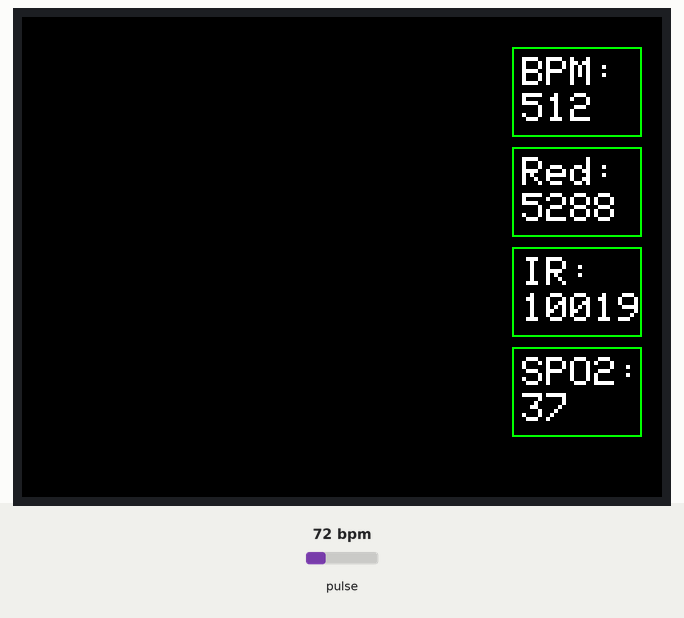
The sketch below on a simulated Arduino Uno, built with avr-gcc and run on an emulated ATmega328P. Parts: 320×240 colour display. Inputs (shaded band) come from the test bench; at power-on: pulse 72 bpm. What the sketch prints to the serial monitor is not drawn.

Above: at 1.4 s.
1.5 s: pulse set to 158 bpm
At 1.75 s:
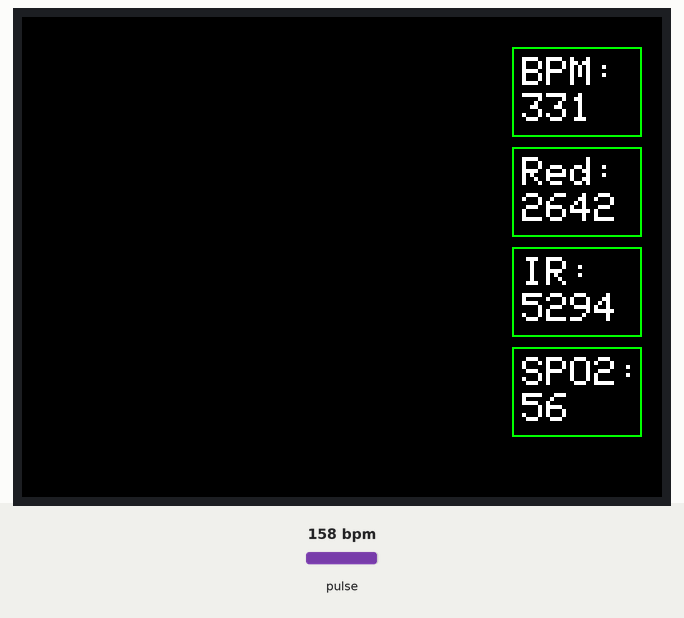
3.0 s: pulse set to 42 bpm
At 3.31 s:
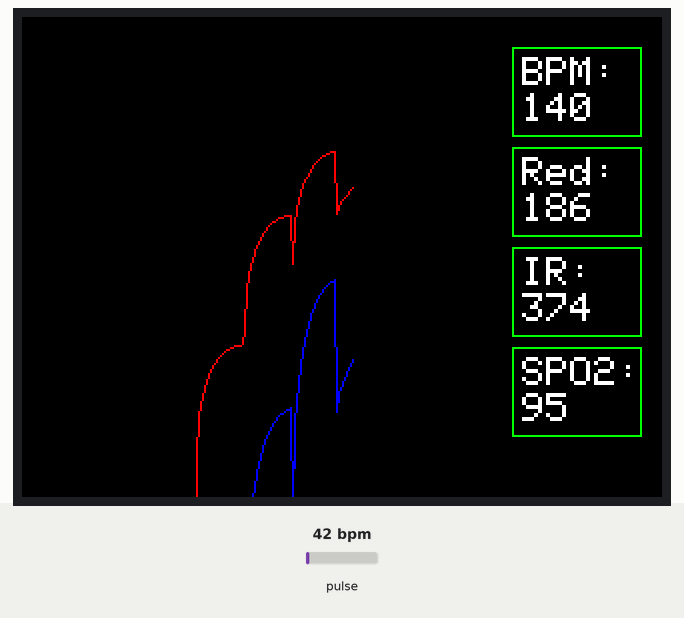
4.6 s: pulse set to 100 bpm
At 4.84 s:
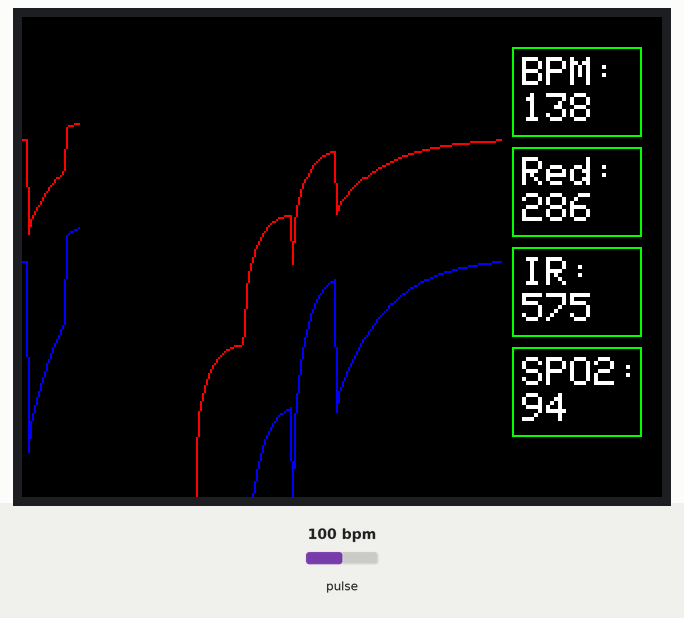
6.1 s: pulse set to 70 bpm
At 6.38 s:
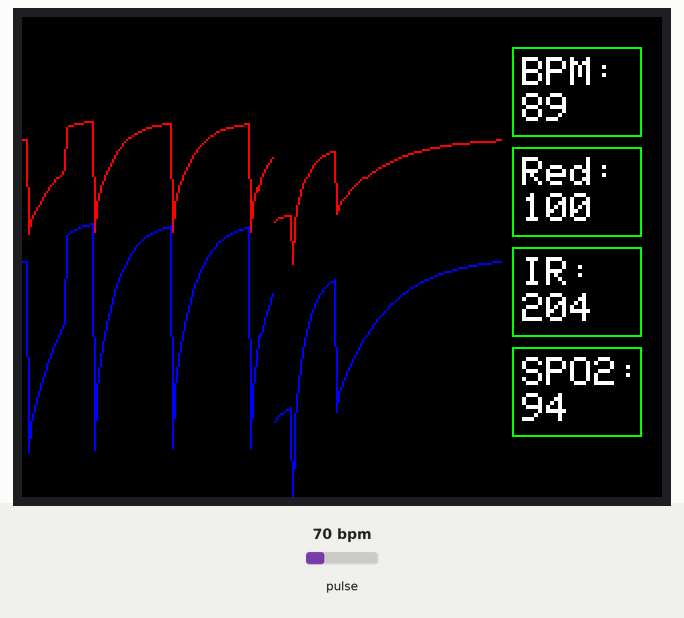
Timing chart, 0 to 8.7 s (numbered marks = the images above; inputs shaded):
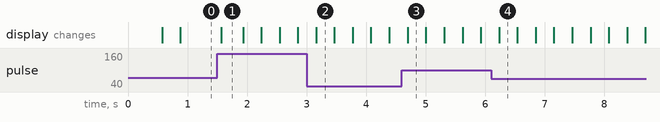

The sketch:

MAX30105_2.4TFT_BPM.ino
```cpp
/*
  Optical Heart Rate Detection using the MAX30105 Breakout
  Based on: Nathan Seidle @ SparkFun Electronics
  BY Bob Davis on 3/29/2021
  This is a demo to show the reading of heart rate or beats per minute (BPM)
  on a 2.4" LCD Screen

  Hardware Connections (MAX30102 to Arduino):
  5V = 5V
  GND = GND
  SDA = A4 (or SDA)
  SCL = A5 (or SCL)
  INT = Not connected

 Use these 8 data lines to connect to the LCD:
 For the Arduino Uno, Duemilanove, Diecimila, etc.:
   D0 connects to digital pin 8  (Notice these are
   D1 connects to digital pin 9   NOT in order!)
   D2 connects to digital pin 2
   D3 connects to digital pin 3
   D4 connects to digital pin 4
   D5 connects to digital pin 5
   D6 connects to digital pin 6
   D7 connects to digital pin 7

 The control pins for the LCD can be assigned to any digital or
 analog pins...but we'll use the analog pins.
*/
#include <Wire.h>
#include "MAX30105.h"
#include <SPI.h>

#include <Adafruit_GFX.h>    // Core graphics library
#include <Adafruit_TFTLCD.h> // Hardware-specific library
// TFT LCD pin definition for the Uno
#define LCD_RESET A7 // FAKE-Connect LCD Reset to Arduino's reset
#define LCD_CS A3 // Chip Select goes to Analog 3
#define LCD_CD A2 // Command/Data goes to Analog 2
#define LCD_WR A1 // LCD Write goes to Analog 1
#define LCD_RD A0 // LCD Read goes to Analog 0

// Assign human-readable names to some common 16-bit color values:
#define BLACK   0x0000
#define BLUE    0x001F
#define RED     0xF800
#define GREEN   0x07E0
#define CYAN    0x07FF
#define MAGENTA 0xF81F
#define YELLOW  0xFFE0
#define WHITE   0xFFFF
Adafruit_TFTLCD tft(LCD_CS, LCD_CD, LCD_WR, LCD_RD, LCD_RESET);

MAX30105 particleSensor;
// Variables for pulse rate
int StartSample;
int EndSample;
int rate[5]; // Array of samples in Milliseconds (MS)
int rateTotal;
int MS;  // Milliseconds between pulses
int BPM;     // Beats Per Minute
// Peak and valley detection
long peak=80000;       // initial Peak
long valley=80000;     // Minimum valley
long irpeak=80000;     // initial Peak
long irvalley=80000;   // Minimum valley
long redValue;   // Raw Red
long irValue;    // Raw IR
// variables for SPO2
float RedACValue;     // RED AC Component
float IRACValue;      // IR AC Component
float RedACDC;
float IRACDC;
int SPO2R;
int spo2av[5];
int SPO2A;
long SumRed;
long SumIR;
int SampleNo;
// Memory values
long Mvalley=80000;    // Memory valley
long Mirvalley=80000;  // Memory IR valley
long MredValue=80000;  // Memory red value
long MredValue2=80000; // 2 deep memory
long MirValue=80000;   // Memory IR value
boolean Pulse = false; // "True" when heartbeat detected
// Screen variables
boolean SBeat = false; // Beat detected update screen
long Sred;    // Average red
long MSred;   // Memory Average red
long Sir;     // Average ir
long MSir;    // Memory Average ir
int xpos=0;   // Trace X axis

void setup()
{
  Serial.begin(9600);
  Serial.println("Initializing...");
  // initialize the display, clear screen
  uint16_t identifier = 0x9341;
  // Options: 0x8357 0x7575 0x7575 0x9328 0x9325
//  tft.reset();
  tft.begin(identifier);
  tft.fillScreen(BLACK);
  tft.setRotation(1);

  // Initialize sensor
  if (!particleSensor.begin(Wire, I2C_SPEED_FAST)) //Use default I2C port, 400kHz speed
  {
    Serial.println("MAX30105 was not found. Please check wiring/power. ");
    while (1);
  }
  //Setup to sense a nice looking saw tooth on the plotter
  byte ledBrightness = 0x1F; //Options: 0=Off to FF=50mA
  byte sampleAverage = 8; //Options: 1, 2, 4, 8, 16, 32
  byte ledMode = 3; //Options: 1 = Red only, 2 = Red + IR, 3 = Red + IR + Green
  int sampleRate = 400; //Options: 50, 100, 200, 400, 800, 1000, 1600, 3200
  int pulseWidth = 411; //Options: 69, 118, 215, 411
  int adcRange = 4096; //Options: 2048, 4096, 8192, 16384
  particleSensor.setup(ledBrightness, sampleAverage, ledMode, sampleRate, pulseWidth, adcRange); //Configure
  // Set up serial plotter
  Serial.print("IR");
  Serial.print('\t');
  Serial.println("RED");
}

void loop() {
  irValue = particleSensor.getIR();
  redValue = particleSensor.getRed();
  // Find peak, valley and detect change in direction
  if (redValue > peak) peak=redValue;     // Find peak
  if (irValue > irpeak) irpeak=irValue;     // Find peak
  if (redValue < valley) valley=redValue; // Find valley
  if (irValue < irvalley) irvalley=irValue; // Find ir valley
  SumRed=SumRed+redValue-valley;
  SumIR=SumIR+irValue-irvalley;
  SampleNo++;
  if ((redValue > MredValue2) && (Pulse == false)){ // Pulse Detected
    Sred = (peak+valley)/2; // average of peak and valley
    Sir = (irpeak+irvalley)/2; // average of peak and valley

    // Calculate SPO2
    RedACValue = peak-valley;
    IRACValue = irpeak-irvalley;
    RedACDC = RedACValue/(SumRed/SampleNo); //Sum/No=average or DC
    IRACDC = IRACValue/(SumIR/SampleNo);
    float Z = (RedACDC/IRACDC); // Ratio
    SPO2R = (-30*Z + 30)*Z + 95; // Modified formula

    // Keep and average a running total
    spo2av[5] = spo2av[4]; // Shift the oldest reading
    spo2av[4] = spo2av[3]; // Shift the oldest reading
    spo2av[3] = spo2av[2]; // Shift the oldest reading
    spo2av[2] = spo2av[1]; // Shift the oldest reading
    spo2av[1] = SPO2R; // add the latest reading to array
    SPO2A = ((spo2av[1]+spo2av[2]+spo2av[3]+spo2av[4]+spo2av[5])/5); // Average
    SumRed=0;
    SumIR=0;
    SampleNo=0;

    peak = (peak+valley)/2; // Reset peak
    irpeak = (irpeak+irvalley)/2; // Reset ir peak
    Pulse = true; // set Pulse flag
    SBeat = true; // Update screen flag
  }

  if ((redValue < MredValue2) && (Pulse == true)){ // Pulse Finished
    Pulse = false; // reset Pulse flag
    EndSample = millis();
    MS = (EndSample-StartSample);
    StartSample = millis();

    valley = (peak+valley)/2; // Reset valley
    irvalley = (irpeak+irvalley)/2; // Reset IR valley
    // Keep and average a running total
    rate[5] = rate[4]; // Shift the oldest MS values
    rate[4] = rate[3]; // Shift the oldest MS values
    rate[3] = rate[2]; // Shift the oldest MS values
    rate[2] = rate[1]; // Shift the oldest MS values
    rate[1] = MS; // add the latest MS to array
    rateTotal = ((rate[1]+rate[2]+rate[3]+rate[4]+rate[5])/5); // Add up the MS values
    BPM = 60000/rateTotal; // Beats in a minute is BPM
  }

  Serial.print(constrain(irValue, 80000, 120000)); //Send raw data to plotter
  Serial.print('\t');
  Serial.println(constrain(redValue, 80000, 120000)); //Send raw data to plotter

  // Clear Ahead then Draw the trace of heartbeat
  tft.drawRect(xpos,0,1,240,BLACK);  // Clear ahead
  tft.drawLine(xpos-1,(((MredValue-MSred)/5)+80),xpos,(((redValue-Sred)/5)+80),RED);
  tft.drawLine(xpos-1,(((MirValue-MSir)/5)+160),xpos,(((irValue-Sir)/5)+160),BLUE);

  xpos=xpos+1;
  if (xpos>239) {
    xpos=0;
  }
  if (SBeat==true){

//    TFTscreen.fill(0,0,0);
    tft.setTextSize(2);
    tft.fillRect(240,0,80,240,BLACK);  // Clear right side
    tft.setTextColor(WHITE);
    tft.drawRect(245,15,65,45,GREEN);  // Clear right side
    tft.drawRect(245,65,65,45,GREEN);  // Clear right side
    tft.drawRect(245,115,65,45,GREEN);  // Clear right side
    tft.drawRect(245,165,65,45,GREEN);  // Clear right side
    tft.setCursor(250,20);  // Right Side
    tft.println("BPM:");
    tft.setCursor(250,38);
    tft.println(BPM);
    tft.setCursor(250,70);
    tft.println("Red:");
    tft.setCursor(250,88);
    tft.println(RedACValue,0);
    tft.setCursor(250,120);
    tft.println("IR:");
    tft.setCursor(250,138);
    tft.println(IRACValue,0);
    tft.setCursor(250,170);
    tft.println("SPO2:");
    tft.setCursor(250,188);
    tft.println(SPO2A);

    SBeat=false;
  }
  MredValue2=MredValue;
  MredValue=redValue;
  MirValue=irValue;
  Mvalley=valley;
  Mirvalley=irvalley;
  MSred=Sred;
  MSir=Sir;
}
```
